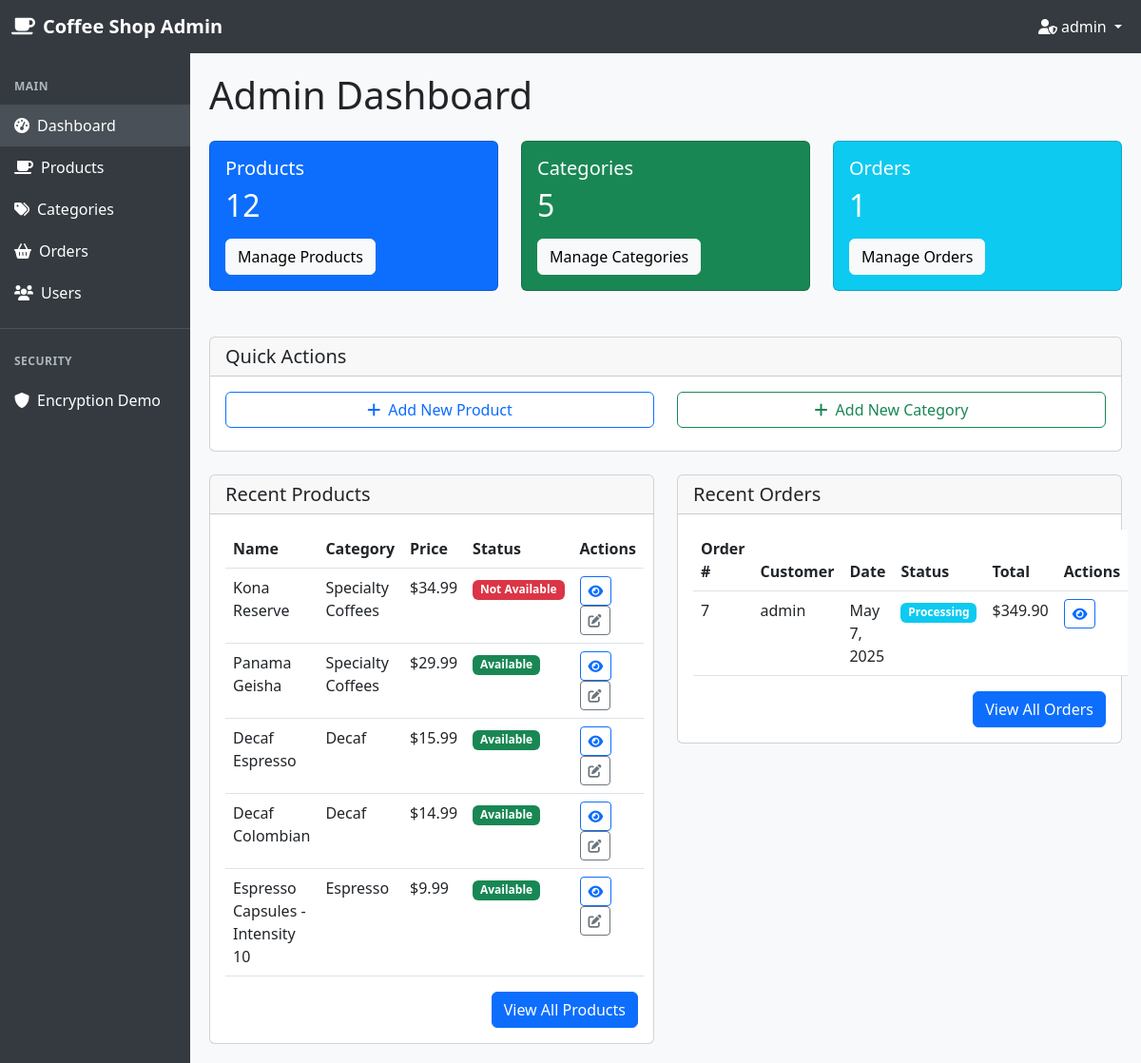
/admin-dashboard/ (signed in), run on the app's committed database.
### store/models.py (models this page shows, shortened)
class Product(models.Model):
    ROAST_CHOICES = [
        ('light', 'Light Roast'),
        ('medium', 'Medium Roast'),
        ('dark', 'Dark Roast'),
        ('espresso', 'Espresso Roast'),
    ]
    FORMAT_CHOICES = [
        ('whole_bean', 'Whole Bean'),
        ('ground', 'Ground'),
        ('capsule', 'Capsules'),
    ]
    name = models.CharField(max_length=200)
    category = models.ForeignKey(Category, on_delete=models.CASCADE, related_name='products')
    description = models.TextField(max_length=2000)
    price = models.DecimalField(max_digits=8, decimal_places=2)
    stock = models.IntegerField(default=0)
    image = models.ImageField(
        upload_to=product_image_path,
        blank=True,
        null=True,
        validators=[validate_image],
        help_text="Upload product image (max 5MB, JPG/PNG/GIF only)"
    )
    roast_level = models.CharField(max_length=20, choices=ROAST_CHOICES)
    origin = models.CharField(max_length=100)
    format = models.CharField(max_length=20, choices=FORMAT_CHOICES)
    weight = models.IntegerField(help_text="Weight in grams")
    created_at = models.DateTimeField(auto_now_add=True)
    updated_at = models.DateTimeField(auto_now=True)
    is_available = models.BooleanField(default=True)
    class Meta:
        ordering = ['name']

class Category(models.Model):
    name = models.CharField(max_length=200, unique=True)
    description = models.TextField(blank=True, max_length=1000)
    class Meta:
        verbose_name_plural = 'Categories'
        ordering = ['name']

class Order(models.Model):
    STATUS_CHOICES = [
        ('pending', 'Pending'),
        ('processing', 'Processing'),
        ('shipped', 'Shipped'),
        ('delivered', 'Delivered'),
        ('cancelled', 'Cancelled'),
    ]
    customer = models.ForeignKey(Customer, on_delete=models.CASCADE, related_name='orders')
    date_ordered = models.DateTimeField(auto_now_add=True)
    complete = models.BooleanField(default=False)
    transaction_id = models.CharField(max_length=100, null=True, blank=True)
    status = models.CharField(max_length=20, choices=STATUS_CHOICES, default='pending')
    shipping_address = models.TextField(blank=True, null=True, max_length=500)
    class Meta:
        ordering = ['-date_ordered']
    @property
    def get_cart_total(self):
        orderitems = self.orderitem_set.all()
        total = sum([item.get_total for item in orderitems])
        return total

class Customer(models.Model):
    user = models.OneToOneField(User, on_delete=models.CASCADE)
    encrypted_phone = models.TextField(blank=True, null=True)
    phone_key = models.TextField(blank=True, null=True)
    phone_iv = models.TextField(blank=True, null=True)
    encrypted_address = models.TextField(blank=True, null=True)
    address_key = models.TextField(blank=True, null=True)
    address_iv = models.TextField(blank=True, null=True)
    @property
    def phone(self):
        """Descifra y retorna el teléfono"""
        if self.encrypted_phone and self.phone_key and self.phone_iv:
            try:
                from .encryption import decrypt_sensitive_data
                return decrypt_sensitive_data({
                    'encrypted_data': self.encrypted_phone,
                    'encrypted_key': self.phone_key,
                    'iv': self.phone_iv
                })
            except Exception as e:
                import logging
                logger = logging.getLogger(__name__)
                logger.error(f"Error descifrando teléfono para {self.user.username}: {e}")
                return ""
        return ""
    @property
    def address(self):
        """Descifra y retorna la dirección"""
        if self.encrypted_address and self.address_key and self.address_iv:
            try:
                from .encryption import decrypt_sensitive_data
                return decrypt_sensitive_data({
                    'encrypted_data': self.encrypted_address,
                    'encrypted_key': self.address_key,
                    'iv': self.address_iv
                })
            except Exception as e:
                import logging
                logger = logging.getLogger(__name__)
                logger.error(f"Error descifrando dirección para {self.user.username}: {e}")
                return ""
        return ""

class OrderItem(models.Model):
    product = models.ForeignKey(Product, on_delete=models.CASCADE)
    order = models.ForeignKey(Order, on_delete=models.CASCADE)
    quantity = models.IntegerField(default=1)
    date_added = models.DateTimeField(auto_now_add=True)
    class Meta:
        unique_together = ['product', 'order']
    @property
    def get_total(self):
        return self.product.price * self.quantity

### store/views.py (the view)
    def _wrapped_view(request, *args, **kwargs):
        if not request.user.is_authenticated or not request.user.is_staff:
            logger.warning(f"Acceso no autorizado al admin desde IP: {request.META.get('REMOTE_ADDR')}")
            raise PermissionDenied("Access denied")
        return view_func(request, *args, **kwargs)

### store/templates/store/dashboard/dashboard.html (shortened to what this page needs)
{% extends 'store/dashboard/admin_base.html' %}
{% load static %}
{% block content %}
<h1 class="mb-4">Admin Dashboard</h1>
<div class="row">
    <div class="col-md-4 mb-4">
        <div class="card bg-primary text-white">
            <div class="card-body">
                <h5 class="card-title">Products</h5>
                <h2 class="card-text">{{ product_count }}</h2>
                <a href="{% url 'product_list' %}" class="btn btn-light mt-2">Manage Products</a>
            </div>
        </div>
    </div>
    <div class="col-md-4 mb-4">
        <div class="card bg-success text-white">
            <div class="card-body">
                <h5 class="card-title">Categories</h5>
                <h2 class="card-text">{{ category_count }}</h2>
                <a href="{% url 'category_list' %}" class="btn btn-light mt-2">Manage Categories</a>
            </div>
        </div>
    </div>
    <div class="col-md-4 mb-4">
        <div class="card bg-info text-white">
            <div class="card-body">
                <h5 class="card-title">Orders</h5>
                <h2 class="card-text">{{ order_count }}</h2>
                <a href="{% url 'order_list' %}" class="btn btn-light mt-2">Manage Orders</a>
            </div>
        </div>
    </div>
</div>
<div class="row mt-4">
    <div class="col-md-12">
        <div class="card">
            <div class="card-header">
                <h5 class="mb-0">Quick Actions</h5>
            </div>
            <div class="card-body">
                <div class="row">
                    <div class="col-md-6">
                        <a href="{% url 'product_create' %}" class="btn btn-outline-primary mb-2 w-100">
                            <i class="fas fa-plus me-2"></i>Add New Product
                        </a>
                    </div>
                    <div class="col-md-6">
                        <a href="{% url 'category_create' %}" class="btn btn-outline-success mb-2 w-100">
                            <i class="fas fa-plus me-2"></i>Add New Category
                        </a>
                    </div>
                </div>
            </div>
        </div>
    </div>
</div>
<div class="row mt-4">
    <div class="col-md-6">
        <div class="card">
            <div class="card-header">
                <h5 class="mb-0">Recent Products</h5>
            </div>
            <div class="card-body">
                <table class="table">
                    <thead>
                        <tr>
                            <th>Name</th>
                            <th>Category</th>
                            <th>Price</th>
                            <th>Status</th>
                            <th>Actions</th>
                        </tr>
                    </thead>
                    <tbody>
                        {% for product in products|slice:":5" %}
                        <tr>
                            <td>{{ product.name }}</td>
                            <td>{{ product.category.name }}</td>
                            <td>${{ product.price }}</td>
                            <td>
                                {% if product.is_available %}
                                    <span class="badge bg-success">Available</span>
                                {% else %}
                                    <span class="badge bg-danger">Not Available</span>
                                {% endif %}
                            </td>
                            <td>
                                <a href="{% url 'product_detail' product.id %}" class="btn btn-sm btn-outline-primary">
                                    <i class="fas fa-eye"></i>
                                </a>
                                <a href="{% url 'product_update' product.id %}" class="btn btn-sm btn-outline-secondary">
                                    <i class="fas fa-edit"></i>
                                </a>
                            </td>
                        </tr>
                        {% empty %}
                        <tr>
                            <td colspan="5" class="text-center">No products added yet.</td>
                        </tr>
                        {% endfor %}
                    </tbody>
                </table>
                <div class="text-end">
                    <a href="{% url 'product_list' %}" class="btn btn-primary">View All Products</a>
                </div>
            </div>
        </div>
    </div>
    <div class="col-md-6">
        <div class="card">
            <div class="card-header">
                <h5 class="mb-0">Recent Orders</h5>
            </div>
            <div class="card-body">
                <table class="table">
                    <thead>
                        <tr>
                            <th>Order #</th>
                            <th>Customer</th>
                            <th>Date</th>
                            <th>Status</th>
                            <th>Total</th>
                            <th>Actions</th>
                        </tr>
                    </thead>
                    <tbody>
                        {% for order in orders|slice:":5" %}
                        <tr>
                            <td>{{ order.id }}</td>
                            <td>{{ order.customer.user.username }}</td>
                            <td>{{ order.date_ordered|date:"F j, Y" }}</td>
                            <td>
                                {% if order.status == 'pending' %}
                                    <span class="badge bg-warning">Pending</span>
                                {% elif order.status == 'processing' %}
                                    <span class="badge bg-info">Processing</span>
                                {% elif order.status == 'shipped' %}
                                    <span class="badge bg-primary">Shipped</span>
                                {% elif order.status == 'delivered' %}
                                    <span class="badge bg-success">Delivered</span>
                                {% elif order.status == 'cancelled' %}
                                    <span class="badge bg-danger">Cancelled</span>
                                {% endif %}
                            </td>
                            <td>${{ order.get_cart_total }}</td>
                            <td>
                                <a href="{% url 'order_detail' order.id %}" class="btn btn-sm btn-outline-primary">
                                    <i class="fas fa-eye"></i>
                                </a>
                            </td>
                        </tr>
                        {% empty %}
                        <tr>
                            <td colspan="6" class="text-center">No orders available yet.</td>
                        </tr>
                        {% endfor %}
                    </tbody>
                </table>
                <div class="text-end">
                    <a href="{% url 'order_list' %}" class="btn btn-primary">View All Orders</a>
                </div>
            </div>
        </div>
    </div>
</div>
{% endblock %}

### store/templates/store/dashboard/admin_base.html (shortened to what this page needs)
<!DOCTYPE html>
{% load static %}
<html lang="en">
<head>
    <link href="https://cdn.jsdelivr.net/npm/bootstrap@5.3.0-alpha1/dist/css/bootstrap.min.css" rel="stylesheet">
    <link rel="stylesheet" href="https://cdnjs.cloudflare.com/ajax/libs/font-awesome/6.0.0/css/all.min.css">
</head>
<body>
    <nav class="navbar navbar-expand-lg navbar-dark">
        <div class="container-fluid">
            <a class="navbar-brand" href="{% url 'dashboard' %}">
                <i class="fas fa-coffee me-2"></i>Coffee Shop Admin
            </a>
            <div class="collapse navbar-collapse" id="navbarNav">
                <ul class="navbar-nav ms-auto">
                    <li class="nav-item dropdown">
                        <a class="nav-link dropdown-toggle" href="#" id="navbarDropdown" role="button" data-bs-toggle="dropdown">
                            <i class="fas fa-user-shield me-1"></i>{{ user.first_name|default:user.username }}
                        </a>
                    </li>
                </ul>
            </div>
        </div>
    </nav>
    <div class="container-fluid">
        <div class="row">
            <div class="col-md-2 p-0 sidebar">
                <div class="mt-3">
                    <div class="sidebar-section-title">Main</div>
                    <a href="{% url 'dashboard' %}" class="{% if request.path == '/admin-dashboard/' %}active{% endif %}">
                        <i class="fas fa-tachometer-alt me-2"></i>Dashboard
                    </a>
                    <a href="{% url 'product_list' %}" class="{% if '/admin-dashboard/products/' in request.path %}active{% endif %}">
                        <i class="fas fa-coffee me-2"></i>Products
                    </a>
                    <a href="{% url 'category_list' %}" class="{% if '/admin-dashboard/categories/' in request.path %}active{% endif %}">
                        <i class="fas fa-tags me-2"></i>Categories
                    </a>
                    <a href="{% url 'order_list' %}" class="{% if '/admin-dashboard/orders/' in request.path %}active{% endif %}">
                        <i class="fas fa-shopping-basket me-2"></i>Orders
                    </a>
                    <a href="{% url 'user_list' %}" class="{% if '/admin-dashboard/users/' in request.path %}active{% endif %}">
                        <i class="fas fa-users me-2"></i>Users
                    </a>
                    <div class="sidebar-divider"></div>
                    <div class="sidebar-section-title">Security</div>
                    <a href="{% url 'encryption_demo' %}" class="{% if request.path == '/encryption-demo/' %}active{% endif %}">
                        <i class="fas fa-shield-alt me-2"></i>Encryption Demo
                    </a>
                </div>
            </div>
            <div class="col-md-10 content">
                {% block content %}
                {% endblock %}
            </div>
        </div>
    </div>
</body>
</html>

### data on the page
Product: name "Kona Reserve", category.name "Specialty Coffees", price "34.99", is_available "Not Available"
Product: name "Panama Geisha", category.name "Specialty Coffees", price "29.99", is_available "Available"
Product: name "Decaf Espresso", category.name "Decaf", price "15.99", is_available "Available"
Product: name "Decaf Colombian", category.name "Decaf", price "14.99", is_available "Available"
Product: name "Espresso Capsules - Intensity 10", category.name "Espresso", price "9.99", is_available "Available"
Order: id "7", customer.user.username "admin", date_ordered "May 7, 2025", status "Processing", get_cart_total "349.90"

### other printed values
{{ user.first_name|default:user.username }} "admin"
{{ product_count }} "12"
{{ category_count }} "5"
{{ order_count }} "1"
